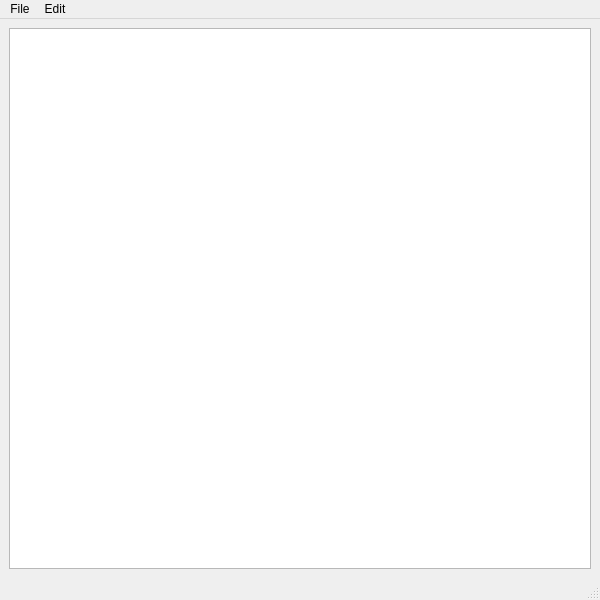
<?xml version="1.0" encoding="UTF-8"?>
<ui version="4.0">
 <class>simplenotepad</class>
 <widget class="QMainWindow" name="simplenotepad">
  <property name="geometry">
   <rect>
    <x>0</x>
    <y>0</y>
    <width>600</width>
    <height>600</height>
   </rect>
  </property>
  <property name="windowTitle">
   <string>simplenotepad</string>
  </property>
  <widget class="QWidget" name="centralwidget">
   <layout class="QHBoxLayout" name="horizontalLayout">
    <item>
     <widget class="QTextEdit" name="textEdit"/>
    </item>
   </layout>
  </widget>
  <widget class="QStatusBar" name="statusbar"/>
  <widget class="QMenuBar" name="menubar">
   <property name="geometry">
    <rect>
     <x>0</x>
     <y>0</y>
     <width>600</width>
     <height>20</height>
    </rect>
   </property>
   <widget class="QMenu" name="menuFile">
    <property name="title">
     <string>File</string>
    </property>
    <addaction name="actionNew"/>
    <addaction name="actionOpen"/>
    <addaction name="actionSave_as"/>
   </widget>
   <widget class="QMenu" name="menuEdit">
    <property name="title">
     <string>Edit</string>
    </property>
    <addaction name="actionCopy"/>
    <addaction name="actionPaste"/>
    <addaction name="separator"/>
    <addaction name="actionGo_to_begin"/>
    <addaction name="actionGo_to_end"/>
   </widget>
   <addaction name="menuFile"/>
   <addaction name="menuEdit"/>
  </widget>
  <action name="actionSave_as">
   <property name="text">
    <string>Save as</string>
   </property>
  </action>
  <action name="actionOpen">
   <property name="text">
    <string>Open</string>
   </property>
  </action>
  <action name="actionCopy">
   <property name="text">
    <string>Copy</string>
   </property>
  </action>
  <action name="actionPaste">
   <property name="text">
    <string>Paste</string>
   </property>
  </action>
  <action name="actionNew">
   <property name="text">
    <string>New</string>
   </property>
  </action>
  <action name="actionGo_to_begin">
   <property name="text">
    <string>Go to begin</string>
   </property>
  </action>
  <action name="actionGo_to_end">
   <property name="text">
    <string>Go to end</string>
   </property>
  </action>
 </widget>
 <resources/>
 <connections/>
</ui>
